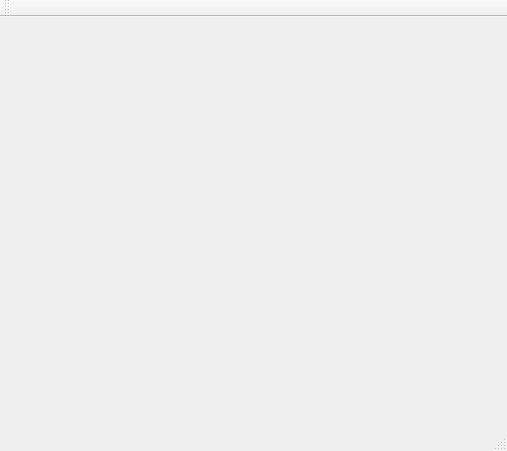
<?xml version="1.0" encoding="UTF-8"?>
<ui version="4.0">
 <class>MainWindow</class>
 <widget class="QMainWindow" name="MainWindow">
  <property name="geometry">
   <rect>
    <x>0</x>
    <y>0</y>
    <width>507</width>
    <height>451</height>
   </rect>
  </property>
  <property name="windowTitle">
   <string>MainWindow</string>
  </property>
  <widget class="QWidget" name="centralWidget">
   <layout class="QGridLayout" name="gridLayout"/>
  </widget>
  <widget class="QMenuBar" name="menuBar">
   <property name="geometry">
    <rect>
     <x>0</x>
     <y>0</y>
     <width>507</width>
     <height>21</height>
    </rect>
   </property>
  </widget>
  <widget class="QToolBar" name="mainToolBar">
   <attribute name="toolBarArea">
    <enum>TopToolBarArea</enum>
   </attribute>
   <attribute name="toolBarBreak">
    <bool>false</bool>
   </attribute>
  </widget>
  <widget class="QStatusBar" name="statusBar"/>
 </widget>
 <layoutdefault spacing="6" margin="11"/>
 <resources/>
 <connections/>
</ui>
